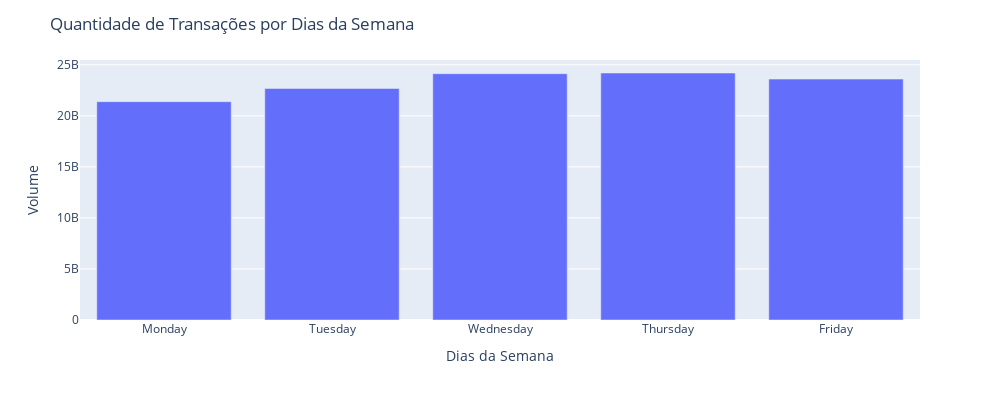

Source (notebook cell):
### Code cell
df_volume = df.groupby(['NameDayOfWeek', 'DayOfWeek'], as_index=False)['Volume'].sum().sort_values(by='DayOfWeek')

exibirBarPlot(df_volume, 'NameDayOfWeek', 'Volume', title='Quantidade de Transações por Dias da Semana', ylabel='Volume', xlabel='Dias da Semana')

### Figure 1 — Plotly figure (JSON) as saved in the notebook; plotly's stock layout.template omitted (floating-point values rounded to 4 significant figures)
{"data": [{"alignmentgroup": "True", "hovertemplate": "NameDayOfWeek=%{x}<br>Volume=%{y}<extra></extra>", "legendgroup": "", "marker": {"color": "#636efa", "pattern": {"shape": ""}}, "name": "", "offsetgroup": "", "orientation": "v", "showlegend": false, "textposition": "auto", "type": "bar", "x": ["Monday", "Tuesday", "Wednesday", "Thursday", "Friday"], "xaxis": "x", "y": [21382430000, 22673814900, 24124626600, 24191890500, 23596571700], "yaxis": "y"}], "layout": {"autosize": false, "barmode": "relative", "height": 400, "legend": {"tracegroupgap": 0}, "margin": {"t": 60}, "title": {"text": "<span>Quantidade de Transações por Dias da Semana</span>"}, "width": 1000, "xaxis": {"anchor": "y", "domain": [0, 1], "title": {"text": "<span>Dias da Semana</span>"}}, "yaxis": {"anchor": "x", "domain": [0, 1], "title": {"text": "<span>Volume</span>"}}}}
